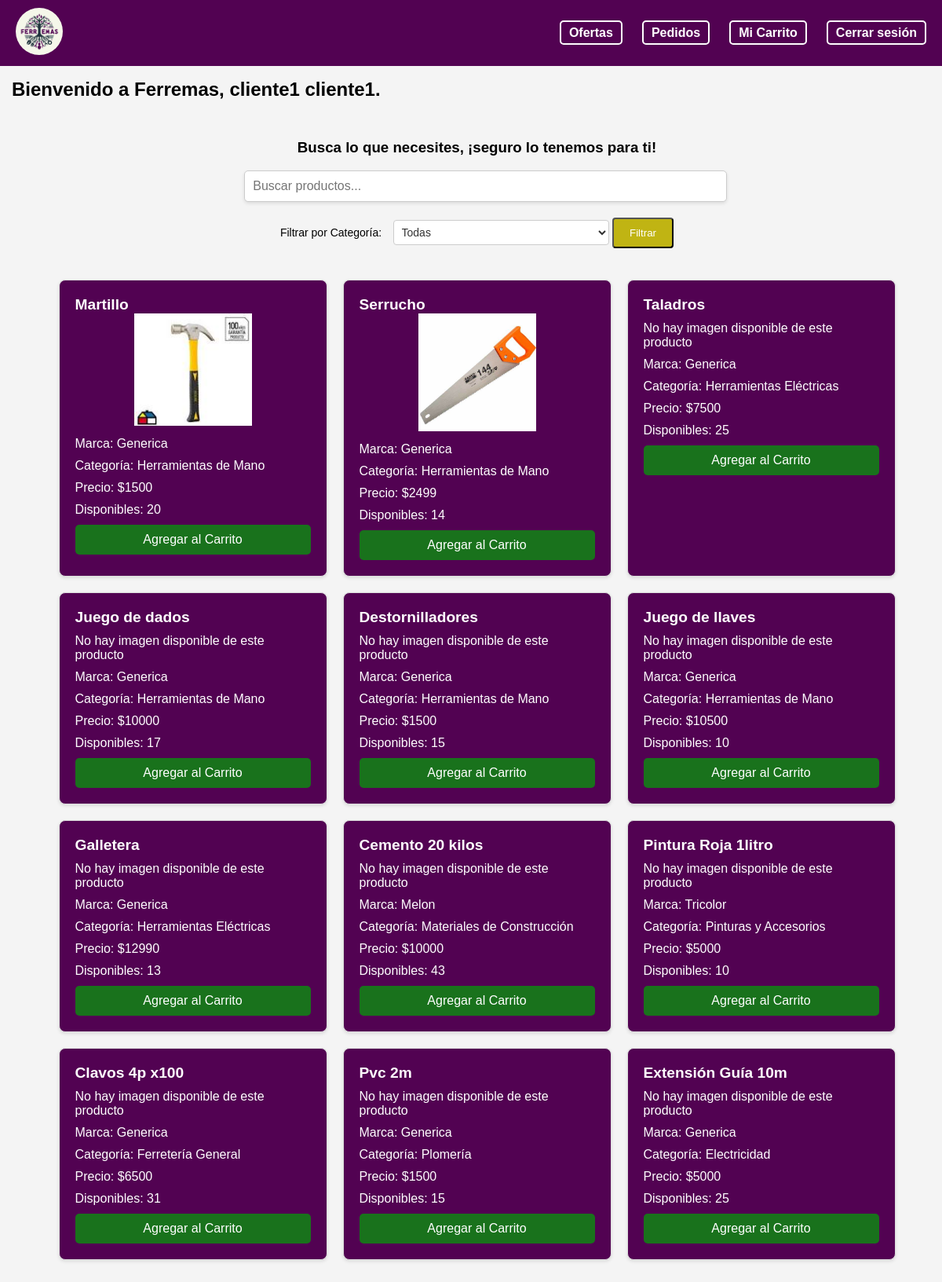
Screenshot of /cli_home/ (signed in) with the database file from the repository.
### myapp/models.py (models this page shows, shortened)
class Cliente(models.Model):
    cli_id = models.AutoField(primary_key=True)
    cli_rut= models.CharField(max_length=12, null=False, unique=True)
    cli_name = models.CharField(max_length=15, null=False)
    cli_lastname = models.CharField(max_length=20, null=False)
    cli_password = models.CharField(max_length=20, null=False)
    cli_mail = models.EmailField(null=False)
    cli_fono = models.IntegerField(null=False)
    rol = models.ForeignKey(Rol, on_delete=models.CASCADE)
    def __str__(self):
        return self.rol.rol_id + ' - ' + self.cli_name +' '+ self.cli_lastname

class Inventario(models.Model):
    prod_id = models.AutoField(primary_key=True)
    prod_nom = models.CharField(max_length=50)
    prod_marca = models.CharField(max_length=25)
    prod_prec= models.IntegerField()
    prod_img = models.ImageField(upload_to=path_and_rename, null=True, blank=True)
    catProd_nom = models.ForeignKey(CategoriaProducto, on_delete=models.CASCADE)
    inv_cantTotal = models.IntegerField(default=0)

class CategoriaProducto(models.Model):
    catProd_nom = models.CharField(max_length=100)
    def __str__(self):
        return self.catProd_nom

### myapp/views.py (the view)
# urls.py: path('cli_home/', views.cli_home, name='cli_home'),
def cli_home(request):
    user_id = request.session.get('user_id')
    if not user_id:
        return redirect('home')
    try:
        cliente = Cliente.objects.get(cli_id=request.session['user_id'])
        print("Cliente ID from session:", request.session.get('user_id'))
        print("Cliente Profile for current user:", cliente)
    except Cliente.DoesNotExist:
        return JsonResponse({'error': 'Cliente no encontrado'})
    productos= Inventario.objects.all()
    categorias = CategoriaProducto.objects.all()
    categoria_filtro = request.GET.get('categoria')
    if categoria_filtro:
        productos = productos.filter(catProd_nom__catProd_nom=categoria_filtro)
    return render(request, 'cliente/cli_home.html', {'cliente': cliente , 'productos': productos, 'categorias': categorias})

### myapp/templates/cliente/cli_home.html (shortened to what this page needs)
{% load static %}
<!DOCTYPE html>
<html lang="en">
<head>
    <link rel="stylesheet" href="{% static '/styles/nav.css' %}" />
    <link rel="stylesheet" href="{% static '/styles/cliente/productos.css' %}" />
</head>
<body>
    <header>
        <nav>
            <div class="navbar">
            <div class="logo">
                <a href="/cli_home">
                <img src="{% static '/logo/LogoFerremas.png' %}" alt="Logo" />
                </a>
            </div>
            <div class="nav-items">
                <ul>
                <li><a href="#" id="ofertas-link"> Ofertas</a></li>
                <li><a href="/cli_pedidos" id="pedidos-link"> Pedidos</a></li>
                <li><a href="/cli_carrito" id="carrito-link"> Mi Carrito</a></li>
                <li><a href="/"> Cerrar sesión</a></li>
                </ul>
            </div>
            </div>
        </nav>
    </header>
    <div class="content" id="text1" style="margin-top: 100px; margin-left: 15px;">
        <h2> Bienvenido a Ferremas, {{cliente.cli_name}} {{cliente.cli_lastname}}.</h2>
        <div class="search-bar">
            <div class="search-text">
                <h3>Busca lo que necesites, ¡seguro lo tenemos para ti!</h3>
            </div>
            <div class="search-input-container">
                <input type="text" id="searchInput" placeholder="Buscar productos..." onkeyup="filtrarProductos()">
            </div>
            <div class="filtro-categoria">
                <form method="get">
                    <label for="categoria">Filtrar por Categoría:</label>
                    <select name="categoria" id="categoria">
                        <option value="">Todas</option>
                    </select>
                    <button type="submit" class="editar-producto">Filtrar</button>
                </form>
            </div>
        </div>
        <div class="card-container" id="productos-section">
            {% for producto in productos %}
                <div class="productos-card">
                    <div class="card-header">
                        <h5>{{ producto.prod_nom }}</h5>
                    </div>
                    <div class="card-body">
                        {% if producto.prod_img %}
                            <div class="imagen-producto" style="text-align: center;">
                                <img src="{{ producto.prod_img.url }}" alt="{{ producto.prod_nom }}">
                            </div>
                        {% else %}
                            <p>No hay imagen disponible de este producto</p>
                        {% endif %}
                        <p>Marca: {{ producto.prod_marca }}</p>
                        <p>Categoría: {{ producto.catProd_nom }}</p>
                        <p>Precio: ${{ producto.prod_prec }}</p>
                        <p>Disponibles: {{ producto.inv_cantTotal }}</p>
                    </div>
                    <a href="{% url 'Add' producto.prod_id %}" class="btn-agregar-carrito">Agregar al Carrito</a>
                </div>
            {% endfor %}
        </div>
    </div>
</body>
</html>

### myapp/static/styles/nav.css (style rules this page uses)
body { font-family: Arial, sans-serif; background-color: #f2f2f2; }
.navbar { position: fixed; top: 0; left: 0; width: 100%; background-color: rgb(82, 2, 82); font-family: "Arial", sans-serif; padding: 10px 20px; display: flex; justify-content: space-between; align-items: center; z-index: 1000; color: #fff; }
.logo img { width: 60px; border-radius: 50%; object-fit: cover; transition: transform 0.5s; }
.navbar .nav-items ul li a { color: white; text-decoration: none; font-size: 16px; padding: 5px 10px; border: 2px solid white; border-radius: 5px; transition: background-color 0.3s, color 0.3s; }
.nav-items ul { list-style: none; display: flex; padding-right: 15px; }
.nav-items ul li { margin-right: 25px; }
.nav-items a { text-decoration: none; color: #fff; font-weight: bold; }

### myapp/static/styles/cliente/productos.css (style rules this page uses)
body { font-family: Arial, sans-serif; background-color: #f4f4f4; margin: 0; padding: 0; }
.card-container { display: flex; flex-wrap: wrap; justify-content: center; padding: 20px; }
.productos-card { background-color:rgb(82, 2, 82); border: 1px solid #ddd; border-radius: 8px; box-shadow: 0 2px 4px rgba(0, 0, 0, 0.1); margin: 10px; padding: 20px; width: 300px; transition: transform 0.2s; }
.imagen-producto { text-align: center; }
.imagen-producto img { max-width: 50%; max-height: 50%; object-fit: contain; }
.card-header h5 { font-size: 1.2em; margin: 0; color: rgb(255, 255, 255); }
.card-body p { font-size: 1em; margin: 10px 0; color: rgb(255, 255, 255); }
.btn-agregar-carrito { display: block; padding: 10px 20px; background-color: #19721c; color: rgb(255, 255, 255); text-align: center; border-radius: 5px; text-decoration: none; font-size: 16px; transition: background-color 0.2s; }
.search-input-container { width: 50%; margin: 0 auto; margin-bottom: 20px; text-align: center; }
.search-input-container input { width: 100%; padding: 10px; font-size: 16px; border: 1px solid #ccc; border-radius: 5px; box-shadow: 0 2px 4px rgba(0, 0, 0, 0.1); outline: none; transition: all 0.3s ease; }
.search-bar { display: flex; flex-direction: column; align-items: center; }
.search-text { margin-top: 10px; }
.editar-producto { background-color: #c0b413; color: white; text-decoration: none; padding: 10px 20px; margin-bottom: 10px; border-radius: 4px; transition: background-color 0.3s ease; text-align: center; }
.filtro-categoria { text-align: center; }
.filtro-categoria form { display: inline-block; }
.filtro-categoria label { margin-right: 10px; color: #000000; font-size: 14px; }
.filtro-categoria select { padding: 6px; border-radius: 4px; border: 1px solid #ccc; background-color: #ffffff; color: #333333; font-size: 14px; outline: none; transition: all 0.3s ease; }

### rows the page displays
Cliente: cli_name "cliente1", cli_lastname "cliente1"
Inventario: prod_nom "Martillo", prod_img (picture), prod_marca "Generica", catProd_nom "Herramientas de Mano", prod_prec "1500", inv_cantTotal "20"
Inventario: prod_nom "Serrucho", prod_img (picture), prod_marca "Generica", catProd_nom "Herramientas de Mano", prod_prec "2499", inv_cantTotal "14"
Inventario: prod_nom "Taladros", shows "No hay imagen disponible de este producto", prod_marca "Generica", catProd_nom "Herramientas Eléctricas", prod_prec "7500", inv_cantTotal "25"
Inventario: prod_nom "Juego de dados", shows "No hay imagen disponible de este producto", prod_marca "Generica", catProd_nom "Herramientas de Mano", prod_prec "10000", inv_cantTotal "17"
Inventario: prod_nom "Destornilladores", shows "No hay imagen disponible de este producto", prod_marca "Generica", catProd_nom "Herramientas de Mano", prod_prec "1500", inv_cantTotal "15"
Inventario: prod_nom "Juego de llaves", shows "No hay imagen disponible de este producto", prod_marca "Generica", catProd_nom "Herramientas de Mano", prod_prec "10500", inv_cantTotal "10"
Inventario: prod_nom "Galletera", shows "No hay imagen disponible de este producto", prod_marca "Generica", catProd_nom "Herramientas Eléctricas", prod_prec "12990", inv_cantTotal "13"
Inventario: prod_nom "Cemento 20 kilos", shows "No hay imagen disponible de este producto", prod_marca "Melon", catProd_nom "Materiales de Construcción", prod_prec "10000", inv_cantTotal "43"
Inventario: prod_nom "Pintura Roja 1litro", shows "No hay imagen disponible de este producto", prod_marca "Tricolor", catProd_nom "Pinturas y Accesorios", prod_prec "5000", inv_cantTotal "10"
Inventario: prod_nom "Clavos 4p x100", shows "No hay imagen disponible de este producto", prod_marca "Generica", catProd_nom "Ferretería General", prod_prec "6500", inv_cantTotal "31"
Inventario: prod_nom "Pvc 2m", shows "No hay imagen disponible de este producto", prod_marca "Generica", catProd_nom "Plomería", prod_prec "1500", inv_cantTotal "15"
Inventario: prod_nom "Extensión Guía 10m", shows "No hay imagen disponible de este producto", prod_marca "Generica", catProd_nom "Electricidad", prod_prec "5000", inv_cantTotal "25"
